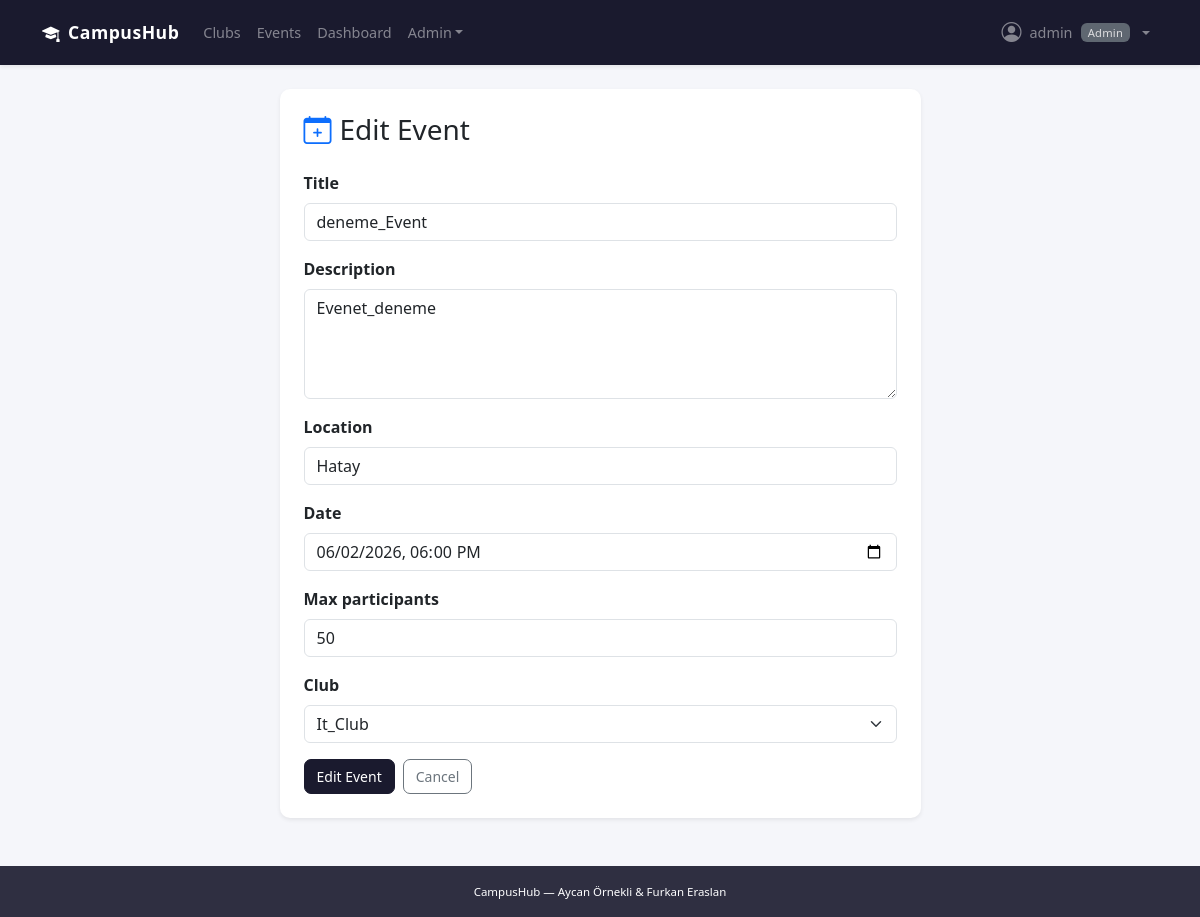
The app's page /events/1/edit/ (signed in) with its own data.
### users/models.py (models this page shows, shortened)
class CustomUser(AbstractUser):
    ROLE_CHOICES = [
        ('student', 'Student'),
        ('club_manager', 'Club Manager'),
        ('admin', 'Admin'),
    ]
    role = models.CharField(max_length=20, choices=ROLE_CHOICES, default='student')
    bio = models.TextField(blank=True)
    profile_picture = models.ImageField(upload_to='profile_pics/', blank=True, null=True)
    student_id = models.CharField(max_length=20, blank=True)
    def is_club_manager(self):
        return self.role == 'club_manager'
    def is_admin(self):
        return self.role == 'admin' or self.is_superuser

### events/models.py (models this page shows, shortened)
class Event(models.Model):
    title = models.CharField(max_length=200)
    description = models.TextField()
    club = models.ForeignKey(Club, on_delete=models.CASCADE, related_name='events')
    created_by = models.ForeignKey(
        settings.AUTH_USER_MODEL,
        on_delete=models.CASCADE,
        related_name='created_events'
    )
    location = models.CharField(max_length=300)
    date = models.DateTimeField()
    max_participants = models.PositiveIntegerField(default=50)
    created_at = models.DateTimeField(auto_now_add=True)
    updated_at = models.DateTimeField(auto_now=True)
    class Meta:
        ordering = ['date']

### events/views.py (the view)
# urls.py: path('<int:pk>/edit/', views.event_edit_view, name='event_edit'),
@login_required
def event_edit_view(request, pk):
    event = get_object_or_404(Event, pk=pk)
    if not (request.user.is_admin() or request.user == event.created_by):
        return HttpResponseForbidden("You can only edit your own events.")
    if request.method == 'POST':
        form = EventForm(request.POST, instance=event, user=request.user)
        if form.is_valid():
            form.save()
            messages.success(request, f'Event "{event.title}" updated.')
            return redirect('event_detail', pk=event.pk)
    else:
        form = EventForm(instance=event, user=request.user)
    return render(request, 'events/event_form.html', {'form': form, 'action': 'Edit', 'event': event})

### events/forms.py
class EventForm(forms.ModelForm):
    date = forms.DateTimeField(
        widget=forms.DateTimeInput(attrs={'type': 'datetime-local', 'class': 'form-control'}),
        input_formats=['%Y-%m-%dT%H:%M'],
    )
    class Meta:
        model = Event
        fields = ['title', 'description', 'location', 'date', 'max_participants', 'club']
        widgets = {
            'title': forms.TextInput(attrs={'class': 'form-control'}),
            'description': forms.Textarea(attrs={'rows': 4, 'class': 'form-control'}),
            'location': forms.TextInput(attrs={'class': 'form-control'}),
            'max_participants': forms.NumberInput(attrs={'class': 'form-control'}),
            'club': forms.Select(attrs={'class': 'form-select'}),
        }
    def __init__(self, *args, user=None, **kwargs):
        super().__init__(*args, **kwargs)
        if user and user.is_club_manager():
            self.fields['club'].queryset = Club.objects.filter(manager=user, status='approved')
        elif user and user.is_admin():
            self.fields['club'].queryset = Club.objects.filter(status='approved')
        else:
            self.fields['club'].queryset = Club.objects.none()

### clubs/models.py (called while the page is built)
    def __str__(self):
        return self.name

### templates/events/event_form.html (shortened to what this page needs)
{% extends 'base.html' %}
{% block content %}
<div class="row justify-content-center">
  <div class="col-md-7">
    <div class="card shadow-sm border-0">
      <div class="card-body p-4">
        <h3 class="mb-4"><i class="bi bi-calendar-plus me-2 text-primary"></i>{{ action }} Event</h3>
        <form method="post">
          {% for field in form %}
          <div class="mb-3">
            <label class="form-label fw-semibold">{{ field.label }}</label>
            {{ field }}
          </div>
          {% endfor %}
          <div class="d-flex gap-2">
            <button type="submit" class="btn btn-primary">{{ action }} Event</button>
            <a href="{% if event %}{% url 'event_detail' event.pk %}{% else %}{% url 'event_list' %}{% endif %}" class="btn btn-outline-secondary">Cancel</a>
          </div>
        </form>
      </div>
    </div>
  </div>
</div>
{% endblock %}

### templates/base.html (shortened to what this page needs)
<!DOCTYPE html>
<html lang="en">
<head>
  <link href="https://cdn.jsdelivr.net/npm/bootstrap@5.3.0/dist/css/bootstrap.min.css" rel="stylesheet">
  <link href="https://cdn.jsdelivr.net/npm/bootstrap-icons@1.11.0/font/bootstrap-icons.css" rel="stylesheet">
  {% load static %}
  <link rel="stylesheet" href="{% static 'css/style.css' %}">
</head>
<body>
<nav class="navbar navbar-expand-lg navbar-dark shadow-sm">
  <div class="container">
    <a class="navbar-brand fw-bold" href="{% url 'home' %}">
      <i class="bi bi-mortarboard-fill me-2"></i>CampusHub
    </a>
    <div class="collapse navbar-collapse" id="navbarNav">
      <ul class="navbar-nav me-auto">
        <li class="nav-item">
          <a class="nav-link" href="{% url 'club_list' %}">Clubs</a>
        </li>
        <li class="nav-item">
          <a class="nav-link" href="{% url 'event_list' %}">Events</a>
        </li>
        {% if user.is_authenticated %}
          {% if user.role == 'club_manager' or user.role == 'admin' %}
          <li class="nav-item">
            <a class="nav-link" href="{% url 'manager_dashboard' %}">Dashboard</a>
          </li>
          {% endif %}
          {% if user.role == 'admin' or user.is_superuser %}
          <li class="nav-item dropdown">
            <a class="nav-link dropdown-toggle" href="#" data-bs-toggle="dropdown">Admin</a>
          </li>
          {% endif %}
        {% endif %}
      </ul>
      <ul class="navbar-nav">
        {% if user.is_authenticated %}
        <li class="nav-item dropdown">
          <a class="nav-link dropdown-toggle d-flex align-items-center gap-2" href="#" data-bs-toggle="dropdown">
            {% if user.profile_picture %}
              <img src="{{ user.profile_picture.url }}" class="rounded-circle" width="26" height="26" style="object-fit:cover;">
            {% else %}
              <i class="bi bi-person-circle fs-5"></i>
            {% endif %}
            <span>{{ user.first_name|default:user.username }}</span>
            <span class="badge bg-secondary" style="font-size:0.7rem;">{{ user.get_role_display }}</span>
          </a>
        </li>
        {% endif %}
      </ul>
    </div>
  </div>
</nav>
<div class="container my-4">
  {% block content %}{% endblock %}
</div>
<footer class="text-white text-center py-3 mt-5">
  <div class="container">
    <small>CampusHub &mdash; Aycan Örnekli &amp; Furkan Eraslan</small>
  </div>
</footer>
</body>
</html>

### static/css/style.css (style rules this page uses)
body { font-family: 'Segoe UI', system-ui, -apple-system, sans-serif; color: #1a1a2e; background-color: #f5f6fa; }
.navbar { padding: 0.6rem 0; background-color: #1a1a2e !important; }
.navbar-brand { letter-spacing: 0.5px; font-size: 1.1rem; }
.nav-link { font-weight: 500; font-size: 0.9rem; opacity: 0.85; }
.card { border-radius: 10px; transition: box-shadow 0.18s ease; }
.btn { font-size: 0.875rem; font-weight: 500; border-radius: 7px; }
.btn-primary { background-color: #1a1a2e; border-color: #1a1a2e; }
.badge { font-weight: 500; letter-spacing: 0.2px; }
footer { background-color: #1a1a2e !important; font-size: 0.82rem; opacity: 0.9; }

### records on screen
CustomUser: first_name "admin", role "Admin"
Event: form "deneme_Event" "Evenet_deneme" "Hatay" "06/02/2026 18:00" "50" "It_Club"

### other values on screen
{{ action }} "Edit"
{{ field.label }} "Title" "Description" "Location" "Date" "Max participants" "Club"
